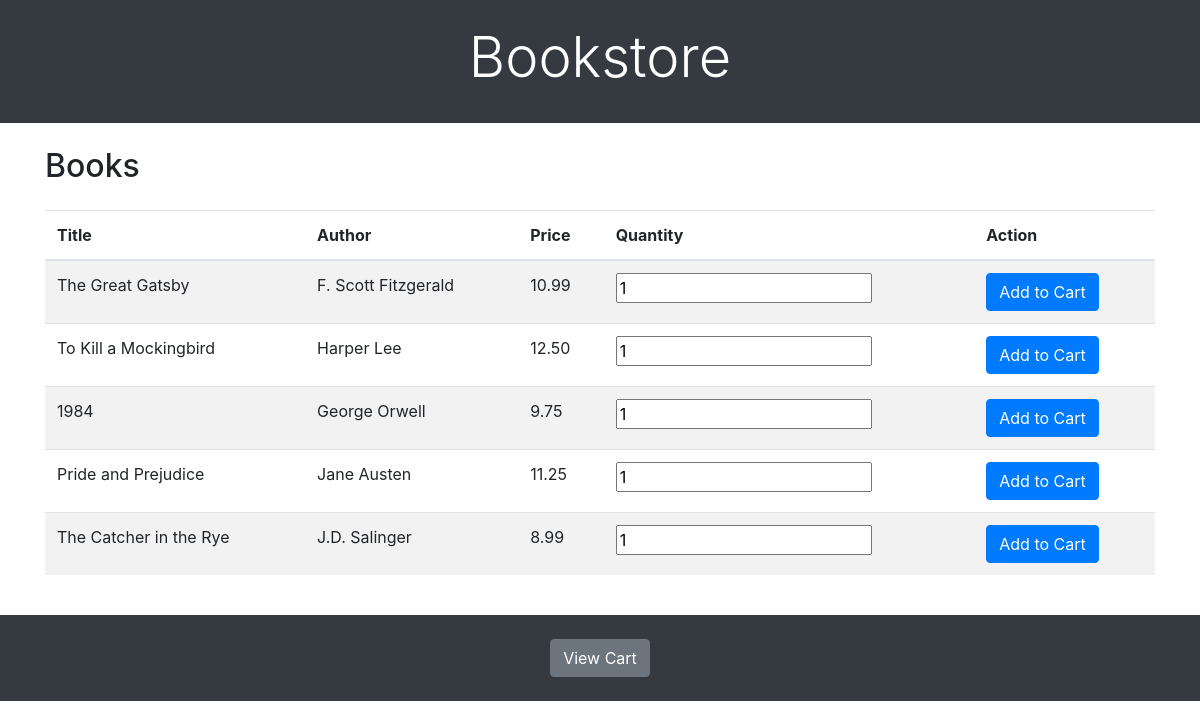
The page / on the database its author committed.
### tables this page shows
CREATE TABLE `books` (
  `id` int(11) NOT NULL,
  `title` varchar(255) NOT NULL,
  `author` varchar(255) NOT NULL,
  `price` decimal(10,2) NOT NULL
);

### public/index.php (the view, shortened to what this page needs)
<?php
require_once('../templates/header.php');
$conn = db_connect();
$result = mysqli_query($conn, "SELECT * FROM books");
?>
<!DOCTYPE html>
<html lang="en">
<head>
    <link href="https://stackpath.bootstrapcdn.com/bootstrap/4.5.2/css/bootstrap.min.css" rel="stylesheet">
</head>
<body>
<header class="bg-dark text-white text-center py-4">
    <h1 class="display-4">Bookstore</h1>
</header>
<main class="container my-4">
    <h2 class="mb-4">Books</h2>
    <div class="table-responsive">
        <table class="table table-striped">
            <thead>
                <tr>
                    <th>Title</th>
                    <th>Author</th>
                    <th>Price</th>
                    <th>Quantity</th>
                    <th>Action</th>
                </tr>
            </thead>
            <tbody>
                <?php
                if (mysqli_num_rows($result) > 0) {
                    while ($row = mysqli_fetch_assoc($result)) {
                        echo "<tr>";
                        echo "<td>" . htmlspecialchars($row['title']) . "</td>";
                        echo "<td>" . htmlspecialchars($row['author']) . "</td>";
                        echo "<td>{$row['price']}</td>";
                        echo "<td><input type='number' name='quantity' value='1' min='1'></td>";
                        echo "<td>";
                        echo "<form method='post'>";
                        echo "<button type='submit' class='btn btn-primary'>Add to Cart</button>";
                        echo "</form>";
                        echo "</td>";
                        echo "</tr>";
                    }
                } else {
                    echo "<tr><td colspan='5'>No books found</td></tr>";
                }
                ?>
            </tbody>
        </table>
    </div>
</main>
<footer class="bg-dark text-white text-center py-4">
    <a href="view_cart.php" class="btn btn-secondary">View Cart</a>
</footer>
</body>
</html>

### templates/header.php (shortened to what this page needs)
<!DOCTYPE html>
<html lang="en">
<head>
</head>
<body>

### rows shown on the page
books: title "The Great Gatsby", author "F. Scott Fitzgerald", price "10.99"
books: title "To Kill a Mockingbird", author "Harper Lee", price "12.50"
books: title "1984", author "George Orwell", price "9.75"
books: title "Pride and Prejudice", author "Jane Austen", price "11.25"
books: title "The Catcher in the Rye", author "J.D. Salinger", price "8.99"
